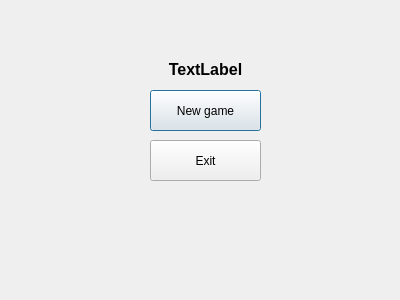
<?xml version="1.0" encoding="UTF-8"?>
<ui version="4.0">
 <class>gameOverForm</class>
 <widget class="QDialog" name="gameOverForm">
  <property name="geometry">
   <rect>
    <x>0</x>
    <y>0</y>
    <width>400</width>
    <height>300</height>
   </rect>
  </property>
  <property name="windowTitle">
   <string>Dialog</string>
  </property>
  <widget class="QLabel" name="label">
   <property name="geometry">
    <rect>
     <x>130</x>
     <y>60</y>
     <width>151</width>
     <height>16</height>
    </rect>
   </property>
   <property name="text">
    <string>&lt;html&gt;&lt;head/&gt;&lt;body&gt;&lt;p&gt;&lt;span style=&quot; font-size:12pt; font-weight:600;&quot;&gt;TextLabel&lt;/span&gt;&lt;/p&gt;&lt;/body&gt;&lt;/html&gt;</string>
   </property>
   <property name="alignment">
    <set>Qt::AlignCenter</set>
   </property>
  </widget>
  <widget class="QPushButton" name="newGameButton">
   <property name="geometry">
    <rect>
     <x>150</x>
     <y>90</y>
     <width>111</width>
     <height>41</height>
    </rect>
   </property>
   <property name="text">
    <string>New game</string>
   </property>
  </widget>
  <widget class="QPushButton" name="exitButton">
   <property name="geometry">
    <rect>
     <x>150</x>
     <y>140</y>
     <width>111</width>
     <height>41</height>
    </rect>
   </property>
   <property name="text">
    <string>Exit</string>
   </property>
  </widget>
 </widget>
 <resources/>
 <connections/>
</ui>
